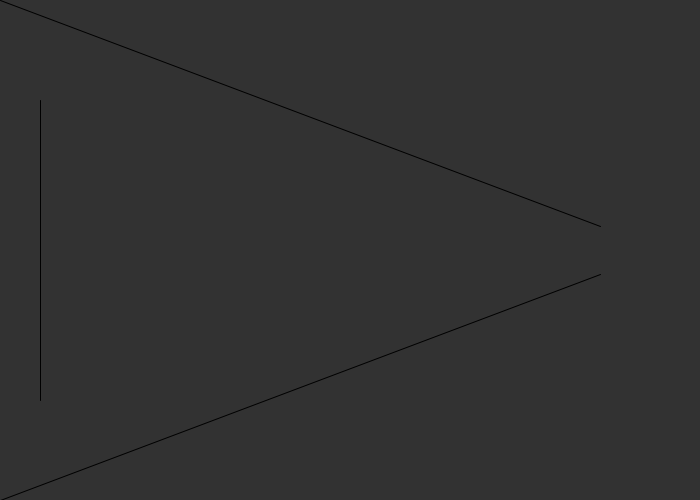
Frame 1 (no input)
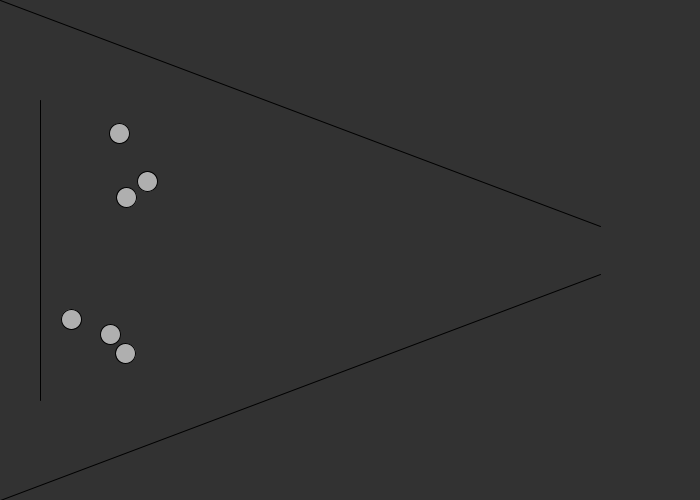
Frame 60 (the mouse pressed at the canvas centre just before this capture)
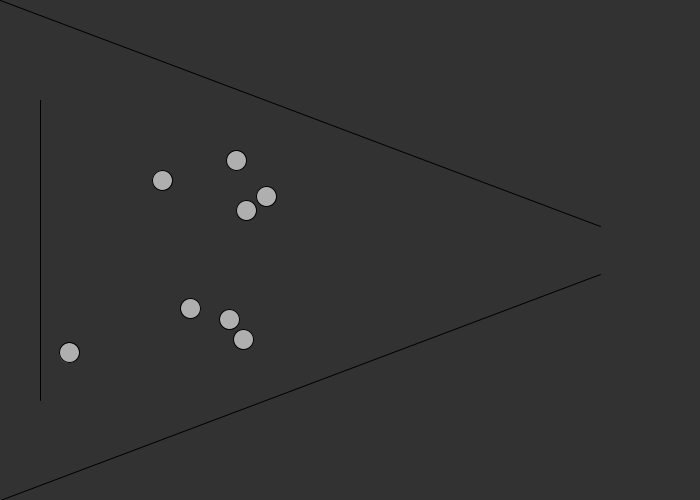
Frame 120 (the mouse held since frame 60 and released just before this capture)

The Processing sketch that drew these frames (run headless with seeded random() and noise(); from frame 60 on, the mouse is pressed at the canvas centre):

// Processing sketch: multitud
// ── multitud.pde
Person person; 
People people;
long lastTime = 0;
//Se definen las constantes 

float A  = 25;
float B = 0.08;
float kMay = 750;
float kMin = 3000;
float v0 = 5;
float t = 0.5;

// Se definen los 3 puntos objetivos
PVector target = new PVector(600, 239);
PVector target2 = new PVector(600, 261);
PVector target3 = new PVector(600, 250);


void setup() {
  size(700, 500);
  lastTime = millis();
  people = new People();  
}

// Se dibujan las líneas
void draw() {
  
  background(50);
  line(0, 0, 600, 226);
  line(600,274, 0, 500);
  line(40,100,40,400);
  people.run();
  
  


}

// ── people.pde
//***********************************Clase personas ***********************************
//Almacena una lista de personas
class People {
  ArrayList<Person> person; // An ArrayList for all the boids
  int total_persons = 50; //Cantidad de personas a generar
  int iterator = 0; 
  People() {
    person = new ArrayList<Person>(); // Initialize the ArrayList
  }

  /*
  Entrada: - 
  Proceso: 
  */
  void run() {
    for (Person b : person) {
      b.run(person);  
    }
    
    
    if(iterator<total_persons){
       int rand = int(random(1,100));
       /*Para simular que las personas aparecen en tiempos distintos sin detener el programa completo,
         se van generando nuevas personas según el frame en el que se encuentra. Si el frame del programa
         es múltiplo del valor almacenado en la variable rand, se agrega la nueva persona, si no, se espera
         a que el programa pase al frame siguiente para realizar este proceso.
        */
       if(frameCount %  rand == 0){
          person.add(new Person(40,random(100,400)));
          iterator++;
       }
    }
    
  }

  void addPerson(Person b) {
    person.add(b);
  }
  

}

// ── person.pde
class Person {
  PVector location;
  PVector velocity;
  PVector acceleration;
  float r; //Radio del círculo
  float maxforce;
  float maxspeed;
  float lifespan;

  
  Person(float x, float y) {
    acceleration = new PVector(0,0);
    velocity = new PVector(5,4);
    location = new PVector(x,y);
    r = 10;
    maxspeed = 2;
    maxforce = 0.7;
  }

/* Entrada: lista con las personas
   Proceso: se establece el target más cercano, luego se calculan las fuerzas, se actualizan, se limitan los bordes y
   finalmente se despliega.
*/
  void run(ArrayList<Person> person) {
    arrive(target, target2, target3);
    people(person);
    update();
    borders();
    display();
  }
  /* Entrada: -
   Proceso: se actualiza la velocidad y locación y se limita la velocidad.
*/
  void update() {
    velocity.add(acceleration);
    velocity.limit(maxspeed);
    location.add(velocity);
    acceleration.mult(0);
  }

  void applyForce(PVector force) {
    acceleration.add(force);
  }
  
  //**********************************************************************
  // Se suman las fuerzas
  
  /* Entrada: lista con las personas
   Proceso: Se calculan todas las fuerzas que afectan a las personas y luego se multiplican para asignar una 
   magnitud a cada fuerza.
*/
  void people(ArrayList<Person> person) {
      PVector sep = separate(person);   // Separation
      PVector cor = corporal(person);
      PVector fric = friccion(person);
      
      PVector sepSup = separateWall(person, "sup");
      PVector corSup = corporalWall(person, "sup");
      PVector fricSup = friccionWall(person, "sup");
      
      PVector sepInf = separateWall(person, "inf");
      PVector corInf = corporalWall(person, "inf");
      PVector fricInf = friccionWall(person, "inf");
      
      // Arbitrarily weight these forces
      sep.mult(1.6);
      cor.mult(1.8);
      fric.mult(1.8);
      
      sepSup.mult(1.5);
      corSup.mult(1.5);
      fricSup.mult(1.5);      
      sepInf.mult(1.5);
      corInf.mult(1.5);
      fricInf.mult(1.5);
      
      // Add the force vectors to acceleration
      applyForce(sep);
      applyForce(cor);
      applyForce(fric);
      
      applyForce(sepSup);
      applyForce(corSup);
      applyForce(fricSup);      
      applyForce(sepInf);
      applyForce(corInf);
      applyForce(fricInf);
    }
    //**********************************************************************
    //                         FUERZAS ENTRE PERSONAS
    //**********************************************************************
    /* Entrada: lista con las personas
     Proceso: Se compara a cada persona con todas las demás y si la distancia entre ellas es menor a R se calcula la
     fuerza de repulsión.
*/
    PVector separate (ArrayList<Person> person) {
    float desiredseparation = 60.0f;
    PVector steer = new PVector(0, 0, 0);
    int count = 0;
    float rij = 20;
    for (Person other : person) {
      float dij = PVector.dist(location, other.location);
      if ((dij > 0) && (dij < desiredseparation)) {     
        PVector nij = PVector.sub(location, other.location);
        nij.div(dij);
        float exponente = (-(dij- rij))/B;
        if(exponente > 0) exponente = -exponente;        
        float mult = exp(exponente)*A;
        nij.mult(mult);
        nij.normalize();
        steer.add(nij);
        count++;    }
    }
      if (count > 0) steer.div((float)count);
      return steer;
    }

   //**********************************************************************
    // Fuerzaz corporal
    /* Entrada: lista con las personas
     Proceso: Se calcula la fuerza que se produce cuando dos personas chocan, para ellos se calcula la
     distancia entre cada persona y el resto, y de ser mayor al radio de acción se calcula la fuerza.
*/
    PVector corporal (ArrayList<Person> person) {
    float rij = 20.0f;
    PVector steer = new PVector(0, 0, 0);
    int count = 0;
    for (Person other : person) {
      float dij = PVector.dist(location, other.location);
      if ((dij > 0) && (dij < rij)) {
        PVector nij = PVector.sub(location, other.location);
        nij.div(dij);
        nij.mult(2*kMin*(rij - dij));
        nij.normalize();
        steer.add(nij);
        count++;    }
        else{ 
          PVector cero = new PVector(0,0,0);
          steer.add(cero);
      }
    }
      if (count > 0) steer.div((float)count);
      return steer;
    }

   //**********************************************************************
    // Fuerza de fricción
    /* Entrada: lista con las personas
   Proceso: Cuando la distancia entre dos personas es mejor a rij significa que chocan, por lo
   tanto se calcula la fuerza de fricción, de lo contrario el valor de esta fuerza es 0.
*/
    PVector friccion (ArrayList<Person> person) {
    float rij = 20.0f;
    PVector steer = new PVector(0, 0, 0);
    int count = 0;
    for (Person other : person) {
      float dij = PVector.dist(location, other.location);
      if ((dij > 0) && (dij < rij)) {
        PVector nij = PVector.sub(location, other.location);
        nij.div(dij);
        PVector vij = PVector.sub(velocity, other.velocity);
        PVector tij =new PVector(-nij.x, nij.y);
        vij.dot(tij);
        vij.mult(kMay*(rij - dij));
        vij.cross(tij);
        vij.normalize();
        steer.add(vij);
        count++;  }
          else{ 
          PVector cero = new PVector(0,0,0);
          steer.add(cero);
      }
    }
      if (count > 0) steer.div((float)count);
      return steer;
    }

 //**********************************************************************
 //                         FUERZAS PAREDES 
 //**********************************************************************    
 /* Para el caso de las paredes ocurre lo mismo que entre las personas, es decir,
 se aplican la fuerza de separación entre la persona y la pared y en caso de chocar con
 ella se calculan las fuerzas de fricción y corporal
 */
 
PVector separateWall (ArrayList<Person> person, String wall) {
    float desiredseparation = 60.0f;
    PVector steer = new PVector(0, 0, 0);
    int count = 0;
    for (Person other : person) {
      PVector point = new PVector(0,0,0);
      float dij = 100;
      float j;
      for(int i = 0; i < 600; i++){
        if(wall == "sup") j =(-i*226/600); 
        else j = (-i*226/600) + 500; 
        PVector other2 = new PVector(i,j);
        float dif = PVector.dist(location, other2);
        if(dif  < dij){
           dij = dif;
           point = new PVector(i,j);   
        }
      }
      if((dij > 0) && (dij < desiredseparation)) {
        float rij = 20;
        PVector nij = PVector.sub(location, point);
        nij.div(dij);
        float exponente = (-(dij- rij))/B;
        if(exponente > 0) exponente = -exponente;
        float mult = exp(exponente)*A;
        nij.mult(mult);
        nij.normalize();
        steer.add(nij);
        count++;}   
      }
      if (count > 0) steer.div((float)count);
      return steer;
    }

  PVector corporalWall (ArrayList<Person> person, String wall) {
    PVector steer = new PVector(0, 0, 0);
    int count = 0;
    float rij = 20;
    for (Person other : person) {
      PVector point = new PVector(0,0,0);
      float dij = 100;
      float j;
      for(int i = 0; i < 600; i++){
        if(wall == "sup") j =(-i*226/600); 
        else j = (-i*226/600) + 500; 
        PVector other2 = new PVector(i,j);
        float dif = PVector.dist(location, other2);
        if(dif  < dij){
           dij = dif;
           point = new PVector(i,j);   
        }
      }
      if((dij > 0) && (dij < rij)) {
        PVector nij = PVector.sub(location, point);
        nij.div(dij);
        nij.div(dij);
        nij.mult(2*kMin*(rij - dij));
        nij.normalize();
        steer.add(nij);
        count++; }
          else{ 
          PVector cero = new PVector(0,0,0);
          steer.add(cero);
      }
    }
      if (count > 0) steer.div((float)count);
      return steer;
    }

PVector friccionWall (ArrayList<Person> person, String wall) {
    float rij = 20.0f;
    PVector steer = new PVector(0, 0, 0);
    int count = 0;
    for (Person other : person) {
      PVector point = new PVector(0,0,0);
      float dij = 100;
      float j;
      for(int i = 0; i < 600; i++){
        if(wall == "sup") j =(-i*226/600); 
        else j = (-i*226/600) + 500; 
        PVector other2 = new PVector(i,j);
        float dif = PVector.dist(location, other2);
        if(dif  < dij){
           dij = dif;
           point = new PVector(i,j);   
        }
      }
      if((dij > 0) && (dij < rij)) {
        PVector nij = PVector.sub(location, point);
        nij.div(dij);
        PVector velocityP = new PVector(0,0,0);
        PVector vij = PVector.sub(velocity, velocityP);
        PVector tij =new PVector(-nij.x, nij.y);
        vij.dot(tij);
        vij.mult(kMay*(rij - dij));
        vij.cross(tij);
        vij.normalize();
        steer.add(vij);
        count++;      }
        else{ 
          PVector cero = new PVector(0,0,0);
          steer.add(cero);
      }
    }
    if (count > 0)  steer.div((float)count);
      return steer;
    }

    
  
 //**********************************************************************
 //Si se llega al objetivo la persona vuelve a entrar por el extremo izquierdo
 
  void borders(){
    if(location.x >= 600 ) location.x = 0;
  }
  
  //**********************************************************************
  /* Entrada: Puntos objetivos
   Proceso: Se calcula la distancia entre cada persona y los tres objetivos existentes (dependiendo si se encuentra de
   frente a la salida, en la parte superior o inferior), luego se establece como objetivo aquella que se encuentre más 
   cercana y finalmente se calcula la fuerza ejercida.
*/
  void arrive(PVector target, PVector target2, PVector target3) {
    PVector desired =   new PVector(0,0,0);
    float desired2 = PVector.dist(target, location); 
    float desired3 = PVector.dist(target2, location);
    float desired4 = PVector.dist(target3,location);
    if(desired2 < desired3 & desired2 < desired4) {
      desired = PVector.sub(target, location); 
      //line(location.x,location.y, target.x, target.y);
    }
    else if(desired3 < desired2 & desired3 < desired4){
      desired = PVector.sub(target2, location); 
      //line(location.x,location.y, target2.x, target2.y);
    }
    else{desired = PVector.sub(target3, location);
       // line(location.x,location.y, target3.x, target3.y);
      }
    float d = desired.mag();
    desired.normalize();
    if (d < 1) {
      float m = map(d, 0, 200, 0, maxspeed);
      desired.mult(m);
    } else desired.mult(maxspeed);
    
    PVector steer = PVector.sub(desired,velocity);
    steer.limit(maxforce);
    applyForce(steer);
  }

  void display() {
    float theta = velocity.heading2D() + PI/2;
    fill(175);
    stroke(0);
    pushMatrix();
    translate(location.x,location.y);
    ellipse(r,r, r*2,r*2);
    endShape(CLOSE);
    popMatrix();
  }
}
